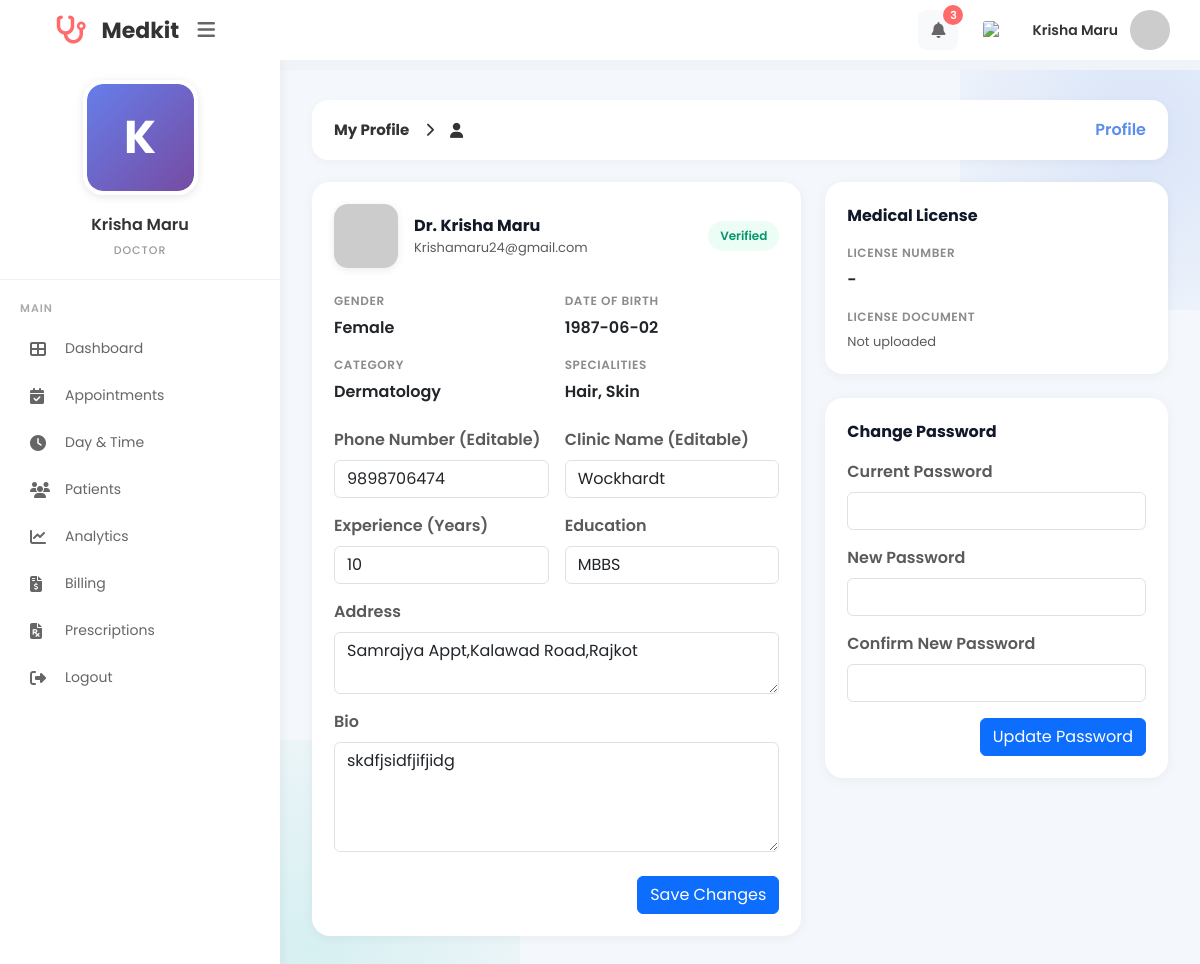
/MINI_PHP/doctor_profile.php (signed in), run on the app's committed database.
### tables this page shows
CREATE TABLE `users` (
  `id` int(11) NOT NULL,
  `firstname` varchar(225) DEFAULT '',
  `lastname` varchar(225) DEFAULT '',
  `phone_number` bigint(20) DEFAULT 0,
  `date_of_birth` date DEFAULT curdate(),
  `email` varchar(50) NOT NULL,
  `gender` varchar(100) DEFAULT '',
  `address` varchar(225) DEFAULT '',
  `clinic_name` varchar(255) DEFAULT NULL,
  `experience_years` int(11) DEFAULT 0,
  `education` varchar(255) DEFAULT NULL,
  `bio` text DEFAULT NULL,
  `password` varchar(255) NOT NULL,
  `role_id` int(11) DEFAULT 0,
  `category_id` int(11) DEFAULT NULL,
  `created_at` timestamp NOT NULL DEFAULT current_timestamp(),
  `updated_at` timestamp NOT NULL DEFAULT current_timestamp() ON UPDATE current_timestamp(),
  `profile_image` varchar(255) DEFAULT NULL,
  `license_number` varchar(50) DEFAULT NULL,
  `license_document` varchar(255) DEFAULT NULL,
  `verification_status` enum('verified','pending','rejected') NOT NULL DEFAULT 'verified',
  `verification_reason` varchar(255) DEFAULT NULL,
  `verified_at` timestamp NULL DEFAULT NULL,
  `verified_by_admin_id` int(11) DEFAULT NULL,
  `commission_percent` decimal(5,2) NOT NULL DEFAULT 10.00
);

CREATE TABLE `category` (
  `id` int(11) NOT NULL,
  `category_name` varchar(100) DEFAULT '',
  `created_at` timestamp NOT NULL DEFAULT current_timestamp(),
  `updated_at` timestamp NOT NULL DEFAULT current_timestamp() ON UPDATE current_timestamp()
);

### MINI_PHP/doctor_notification_helpers.php (called while the page is built, shortened)
<?php
if (!function_exists('medikit_ensure_doctor_notification_schema')) {
  function medikit_ensure_doctor_notification_schema($conn): void
  {
    $res = $conn->query("SHOW COLUMNS FROM `visit_booking` LIKE 'doctor_seen'");
  }
}
if (!function_exists('medikit_doctor_unseen_notifications_count')) {
  function medikit_doctor_unseen_notifications_count($conn, int $doctorId): int
  {
    medikit_ensure_doctor_notification_schema($conn);
    $stmt = $conn->prepare("SELECT COUNT(*) AS total FROM visit_booking WHERE doctor_id = ? AND doctor_seen = 0 AND status IN ('pending','accepted')");
    $stmt->bind_param('i', $doctorId);
    $stmt->execute();
    $row = $stmt->get_result()->fetch_assoc();
    return (int)($row['total'] ?? 0);
  }
}

### MINI_PHP/doctor_profile.php (the view, shortened to what this page needs)
<?php
include("config.php");
include("doctor_notification_helpers.php");
$doctor_id = (int)$_SESSION['doctor_id'];
$notification_count = medikit_doctor_unseen_notifications_count($conn, $doctor_id);
$doctor = null;
$q = "
    SELECT
      u.*,
      c.category_name,
      GROUP_CONCAT(DISTINCT s.doctor_speciality ORDER BY s.doctor_speciality SEPARATOR ', ') AS specialities
    FROM users u
    LEFT JOIN category c ON u.category_id = c.id
    LEFT JOIN doctor_speciality ds ON ds.doctor_id = u.id
    LEFT JOIN speciality s ON s.id = ds.speciality_id
    WHERE u.id = ? AND u.role_id = 2
    GROUP BY u.id
    LIMIT 1
";
$stmt = $conn->prepare($q);
if ($stmt) {
  $stmt->bind_param('i', $doctor_id);
  $stmt->execute();
  $doctor = $stmt->get_result()->fetch_assoc();
}
$doctor['profile_image'] = $doctor['profile_image'] ?? '';
$profile_image = (string)($doctor['profile_image'] ?? '');
$profile_image = str_replace('\\', '/', $profile_image);
$profile_image = ltrim($profile_image, '/');
$has_photo = ($profile_image !== ''
  && strpos($profile_image, 'uploads/doctors/') === 0
  && file_exists(__DIR__ . '/' . $profile_image));
$doctor_avatar_src = $has_photo
  ? $profile_image
  : 'https://ui-avatars.com/api/?name=' . urlencode((string)($doctor['firstname'] ?? 'Doctor') . '+' . (string)($doctor['lastname'] ?? '')) . '&background=5a8dee&color=fff';
$license_number = trim((string)($doctor['license_number'] ?? ''));
$license_doc = trim((string)($doctor['license_document'] ?? ''));
$badge_class = 'badge-soft badge-verified';
$badge_text = 'Verified';
?>
<!DOCTYPE html>
<html lang="en">
<head>
  <link href="https://cdn.jsdelivr.net/npm/bootstrap@5.3.2/dist/css/bootstrap.min.css" rel="stylesheet">
  <link href="https://cdnjs.cloudflare.com/ajax/libs/font-awesome/6.4.0/css/all.min.css" rel="stylesheet">
</head>
<body>
  <div class="top-header">
    <div class="header-left">
      <div class="logo">
        <i class="fa-solid fa-stethoscope"></i>
        <span>Medkit</span>
      </div>
      <button class="menu-toggle" type="button" aria-label="Menu">
        <i class="fas fa-bars"></i>
      </button>
    </div>
    <div class="header-right">
      <div class="dropdown" style="position: relative;">
        <button class="header-icon" type="button" data-notif-toggle aria-label="Notifications" aria-expanded="false">
          <i class="fas fa-bell"></i>
          <?php if (!empty($notification_count)): ?>
            <span class="notification-badge"><?= (int)$notification_count ?></span>
          <?php endif; ?>
        </button>
      </div>
      <img src="https://flagcdn.com/w40/us.png" alt="US" class="flag-icon">
      <a href="doctor_profile.php" class="user-profile text-decoration-none" title="View Profile" aria-label="View Profile">
        <span class="user-name"><?= htmlspecialchars((string)($doctor['firstname'] ?? '') . ' ' . (string)($doctor['lastname'] ?? '')) ?></span>
        <img src="<?= htmlspecialchars($doctor_avatar_src) ?>" alt="Profile" class="user-avatar">
      </a>
    </div>
  </div>
  <div class="sidebar">
    <div class="doctor-profile-sidebar">
      <div class="profile-image-wrapper">
        <form id="profileImageForm" action="doctor_profile_image.php" method="POST" enctype="multipart/form-data">
          <label for="profileImageInput" style="cursor: pointer; display: block; width: 115px; height: 115px; margin: 0 auto;">
            <div class="profile-image-container" id="sidebarProfileImage">
              <?php if ($has_photo): ?>
                <img src="<?= htmlspecialchars($profile_image) ?>" alt="Profile" class="profile-image">
              <?php else: ?>
                <div class="profile-placeholder">
                  <?= strtoupper(substr((string)($doctor['firstname'] ?? 'D'), 0, 1)) ?>
                </div>
              <?php endif; ?>
            </div>
          </label>
        </form>
      </div>
      <div class="profile-name"><?= htmlspecialchars((string)($doctor['firstname'] ?? '') . ' ' . (string)($doctor['lastname'] ?? '')) ?></div>
      <div class="profile-role">DOCTOR</div>
    </div>
    <nav class="nav-menu">
      <div class="nav-label">MAIN</div>
      <a href="doctor_dashboard.php" class="nav-item">
        <i class="fas fa-th-large"></i>
        <span>Dashboard</span>
      </a>
      <a href="booking.php" class="nav-item">
        <i class="fas fa-calendar-check"></i>
        <span>Appointments</span>
      </a>
      <a href="add_day_time.php" class="nav-item">
        <i class="fas fa-clock"></i>
        <span>Day &amp; Time</span>
      </a>
      <a href="doctor_patients.php" class="nav-item">
        <i class="fas fa-users"></i>
        <span>Patients</span>
      </a>
      <a href="doctor_analytics.php" class="nav-item">
        <i class="fas fa-chart-line"></i>
        <span>Analytics</span>
      </a>
      <a href="doctor_billing.php" class="nav-item">
        <i class="fas fa-file-invoice-dollar"></i>
        <span>Billing</span>
      </a>
      <a href="doctor_prescriptions.php" class="nav-item">
        <i class="fas fa-file-prescription"></i>
        <span>Prescriptions</span>
      </a>
      <a href="logout.php" class="nav-item">
        <i class="fas fa-right-from-bracket"></i>
        <span>Logout</span>
      </a>
    </nav>
  </div>
  <div class="main-content">
    <div class="breadcrumb-bar">
      <div class="breadcrumb-title">
        <span>My Profile</span>
        <i class="fas fa-chevron-right" style="font-size: 14px; margin: 0 8px;"></i>
        <i class="fas fa-user"></i>
      </div>
      <div class="breadcrumb-links">
        <span style="color: #5a8dee; font-weight: 600;">Profile</span>
      </div>
    </div>
    <div class="row g-4" style="position: relative; z-index: 1;">
      <div class="col-lg-7">
        <div class="panel-card mb-4">
          <div class="d-flex align-items-center gap-3 mb-4">
            <img src="<?= htmlspecialchars($doctor_avatar_src) ?>" alt="Profile" style="width:64px;height:64px;border-radius:14px;object-fit:cover;box-shadow:0 2px 8px rgba(0,0,0,0.08);">
            <div>
              <div class="fw-bold" style="font-size:16px; color:#111827;">
                Dr. <?= htmlspecialchars((string)($doctor['firstname'] ?? '') . ' ' . (string)($doctor['lastname'] ?? '')) ?>
              </div>
              <div class="text-muted" style="font-size:13px;">
                <?= htmlspecialchars((string)($doctor['email'] ?? '')) ?>
              </div>
            </div>
            <div class="ms-auto">
              <span class="<?= htmlspecialchars($badge_class) ?>"><?= htmlspecialchars($badge_text) ?></span>
            </div>
          </div>
          <div class="row g-3 mb-4">
            <div class="col-sm-6">
              <div class="field-label">Gender</div>
              <div class="fw-semibold text-dark"><?= htmlspecialchars((string)($doctor['gender'] ?? '-')) ?></div>
            </div>
            <div class="col-sm-6">
              <div class="field-label">Date of Birth</div>
              <div class="fw-semibold text-dark"><?= htmlspecialchars((string)($doctor['date_of_birth'] ?? '-')) ?></div>
            </div>
            <div class="col-sm-6">
              <div class="field-label">Category</div>
              <div class="fw-semibold text-dark"><?= htmlspecialchars((string)($doctor['category_name'] ?? '-')) ?></div>
            </div>
            <div class="col-sm-6">
              <div class="field-label">Specialities</div>
              <div class="fw-semibold text-dark"><?= htmlspecialchars((string)($doctor['specialities'] ?? '-')) ?></div>
            </div>
          </div>
          <form method="POST" autocomplete="off">
            <div class="row g-3">
              <div class="col-sm-6">
                <label class="form-label fw-semibold">Phone Number (Editable)</label>
                <input type="text" name="phone_number" class="form-control" value="<?= htmlspecialchars((string)($doctor['phone_number'] ?? '')) ?>" maxlength="50">
              </div>
              <div class="col-sm-6">
                <label class="form-label fw-semibold">Clinic Name (Editable)</label>
                <input type="text" name="clinic_name" class="form-control" value="<?= htmlspecialchars((string)($doctor['clinic_name'] ?? '')) ?>" maxlength="150">
              </div>
              <div class="col-sm-6">
                <label class="form-label fw-semibold">Experience (Years)</label>
                <input type="number" name="experience_years" class="form-control" value="<?= htmlspecialchars((string)($doctor['experience_years'] ?? '0')) ?>" min="0" max="80">
              </div>
              <div class="col-sm-6">
                <label class="form-label fw-semibold">Education</label>
                <input type="text" name="education" class="form-control" value="<?= htmlspecialchars((string)($doctor['education'] ?? '')) ?>" maxlength="255">
              </div>
              <div class="col-12">
                <label class="form-label fw-semibold">Address</label>
                <textarea name="address" class="form-control" rows="2" maxlength="255"><?= htmlspecialchars((string)($doctor['address'] ?? '')) ?></textarea>
              </div>
              <div class="col-12">
                <label class="form-label fw-semibold">Bio</label>
                <textarea name="bio" class="form-control" rows="4" maxlength="2000"><?= htmlspecialchars((string)($doctor['bio'] ?? '')) ?></textarea>
              </div>
            </div>
            <div class="d-flex justify-content-end mt-4" style="gap: 10px;">
              <button type="submit" class="btn btn-primary">Save Changes</button>
            </div>
          </form>
        </div>
      </div>
      <div class="col-lg-5">
        <div class="panel-card mb-4">
          <div class="fw-bold mb-3" style="font-size:16px; color:#111827;">Medical License</div>
          <div class="mb-3">
            <div class="field-label">License Number</div>
            <div class="fw-semibold text-dark"><?= htmlspecialchars($license_number !== '' ? $license_number : '-') ?></div>
          </div>
          <div class="d-flex align-items-center justify-content-between">
            <div>
              <div class="field-label">License Document</div>
              <div class="text-muted" style="font-size: 13px;">
                <?= htmlspecialchars($license_doc !== '' ? basename(str_replace('\\', '/', $license_doc)) : 'Not uploaded') ?>
              </div>
            </div>
          </div>
        </div>
        <div class="panel-card">
          <div class="fw-bold mb-3" style="font-size:16px; color:#111827;">Change Password</div>
          <form method="POST" autocomplete="off">
            <div class="mb-3">
              <label class="form-label fw-semibold">Current Password</label>
              <input type="password" name="current_password" class="form-control" required>
            </div>
            <div class="mb-3">
              <label class="form-label fw-semibold">New Password</label>
              <input type="password" name="new_password" class="form-control" minlength="6" required>
            </div>
            <div class="mb-3">
              <label class="form-label fw-semibold">Confirm New Password</label>
              <input type="password" name="confirm_password" class="form-control" minlength="6" required>
            </div>
            <div class="d-flex justify-content-end" style="gap: 10px;">
              <button type="submit" class="btn btn-primary">Update Password</button>
            </div>
          </form>
        </div>
      </div>
    </div>
  </div>
</body>
</html>

### data on the page
users: firstname+lastname "Krisha Maru", firstname "K", email "Krishamaru24@gmail.com", gender "Female", date_of_birth "1987-06-02", category.category_name "Dermatology", phone_number "9898706474", clinic_name "Wockhardt", experience_years "10", education "MBBS", address "Samrajya Appt,Kalawad Road,Rajkot", bio "skdfjsidfjifjidg", license_number "-", license_document "Not uploaded"

### other printed values
$notification_count "3"
$badge_text "Verified"
$doctor['specialities'] "Hair, Skin"
